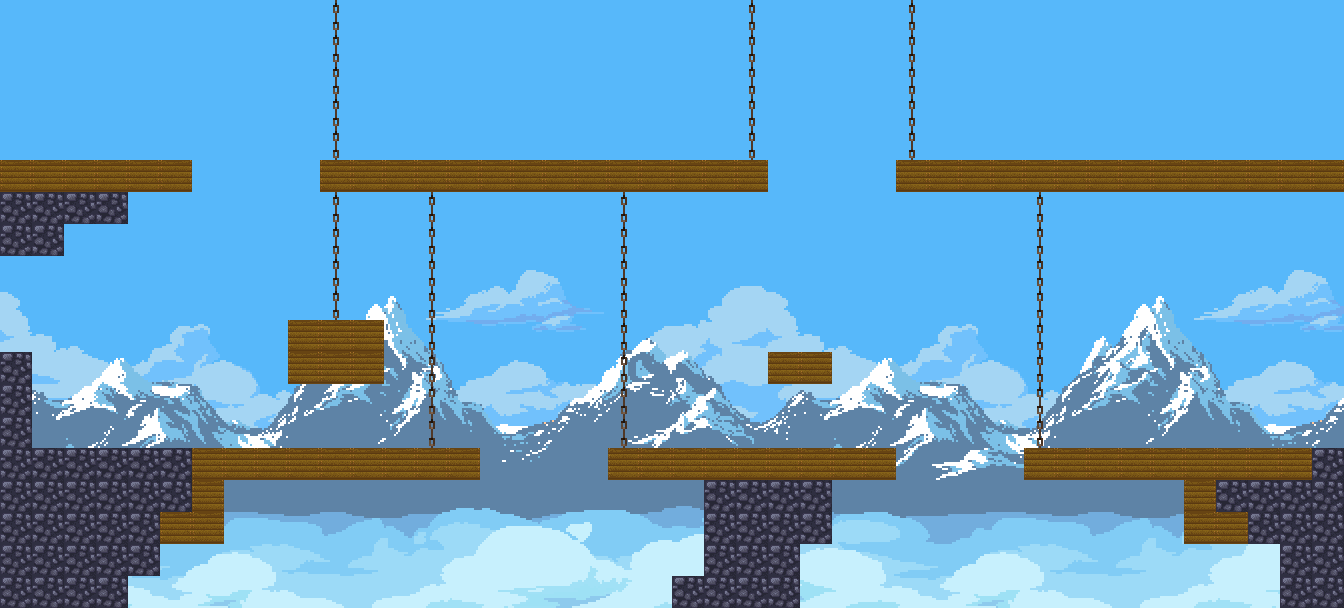

Tiled map render using the project's own tile images. Description and the map definition, with tile-layer contents summarised, below:
An orthogonal 42x19 tile map with 32x32 px tiles, 2 tile layers (background, tuiles), 3 tilesets and 35 objects.

<map version="1.9" tiledversion="1.9.2" orientation="orthogonal" renderorder="right-down" width="42" height="19" tilewidth="32" tileheight="32" infinite="0" nextlayerid="23" nextobjectid="304">
 <tileset firstgid="1" name="MONTAINS-BG-1" tilewidth="32" tileheight="32" tilecount="312" columns="24">
  <image source="../images/levels/bg/MONTAINS-BG-1.png" width="768" height="432" />
 </tileset>
 <tileset firstgid="313" name="Platformer 2D TilesSet #1 32x32" tilewidth="32" tileheight="32" tilecount="9" columns="3">
  <image source="../images/levels/visualAssets/Platformer2DTileSet32x32.png" width="96" height="96" />
 </tileset>
 <tileset firstgid="322" name="Chain" tilewidth="32" tileheight="32" tilecount="1" columns="1">
  <image source="../images/levels/visualAssets/Chain.png" width="32" height="32" />
 </tileset>
 <layer id="1" name="background" width="42" height="19">
  <data>[798 cells, 798 non-empty, 312 distinct tile ids]</data>
 </layer>
 <layer id="6" name="tuiles" width="42" height="19">
  <data>[798 cells, 180 non-empty, 3 distinct tile ids]</data>
 </layer>
 <objectgroup id="17" name="coins">
  <object id="279" x="400" y="112">
   <point />
  </object>
  <object id="280" x="432" y="112">
   <point />
  </object>
  <object id="282" x="368" y="112">
   <point />
  </object>
  <object id="299" x="112" y="112">
   <point />
  </object>
 </objectgroup>
 <objectgroup id="18" name="traps">
  <object id="267" x="848" y="448">
   <point />
  </object>
  <object id="268" x="240" y="448">
   <point />
  </object>
  <object id="269" x="272" y="448">
   <point />
  </object>
  <object id="283" x="976" y="160">
   <point />
  </object>
  <object id="284" x="1136" y="160">
   <point />
  </object>
 </objectgroup>
 <objectgroup id="21" name="skeleton">
  <object id="272" x="720" y="448">
   <point />
  </object>
 </objectgroup>
 <objectgroup id="22" name="coins">
  <object id="273" x="1168" y="400">
   <point />
  </object>
  <object id="274" x="1072" y="400">
   <point />
  </object>
 </objectgroup>
 <objectgroup id="7" name="ground">
  <object id="259" x="1312" y="0" width="32" height="576" />
  <object id="261" x="0" y="8" width="32" height="568" />
  <object id="285" x="32" y="448" width="128" height="128" />
  <object id="286" x="160" y="448" width="64" height="96" />
  <object id="287" x="224" y="448" width="256" height="32" />
  <object id="288" x="288" y="320" width="96" height="64" />
  <object id="289" x="32" y="160" width="32" height="96" />
  <object id="290" x="64" y="160" width="64" height="64" />
  <object id="291" x="128" y="160" width="64" height="32" />
  <object id="292" x="320" y="160" width="448" height="32" />
  <object id="293" x="896" y="160" width="416" height="32" />
  <object id="294" x="704" y="480" width="128" height="96" />
  <object id="295" x="1024" y="448" width="288" height="32" />
  <object id="296" x="1184" y="480" width="128" height="96" />
  <object id="297" x="608" y="448" width="288" height="32" />
  <object id="302" x="768" y="352" width="64" height="32" />
 </objectgroup>
 <objectgroup id="19" name="void">
  <object id="257" x="0" y="576" width="1344" height="32" />
 </objectgroup>
 <objectgroup id="20" name="upwardTeleport">
  <object id="263" x="1264" y="352" width="16" height="64">
   <properties>
    <property name="upLevel" type="float" value="10" />
   </properties>
  </object>
 </objectgroup>
 <objectgroup id="11" name="barrels">
  <object id="278" x="592" y="144">
   <point />
  </object>
 </objectgroup>
 <objectgroup id="13" name="unstableFloors" />
 <objectgroup id="14" name="bat">
  <object id="271" x="1104" y="368">
   <point />
  </object>
  <object id="276" x="464" y="144">
   <point />
  </object>
 </objectgroup>
 <objectgroup id="14" name="playerspawnpoint">
  <object id="300" x="96" y="384">
   <point />
  </object>
 </objectgroup>
 <objectgroup id="15" name="nextLevelDoor">
  <object id="264" x="32" y="64" width="16" height="64" />
 </objectgroup>
 <objectgroup id="16" name="teleporters" />
</map>
